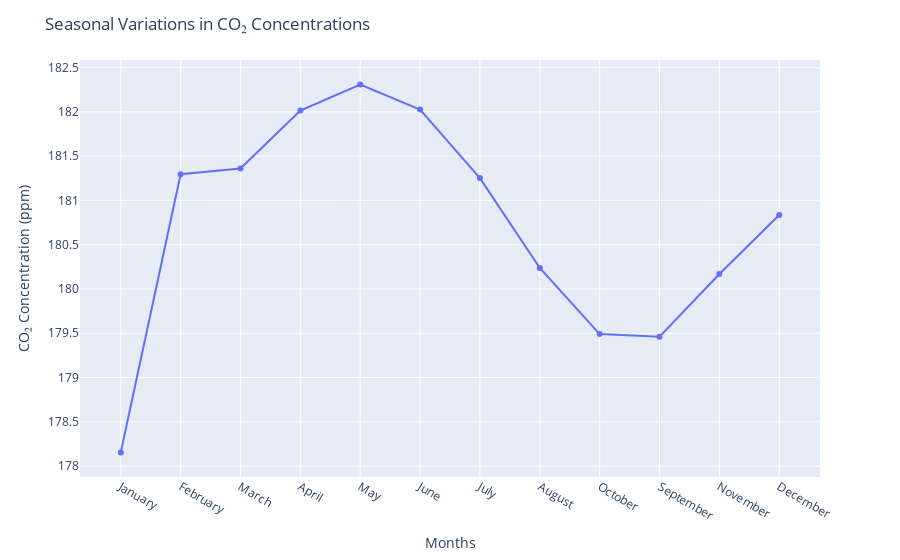

Here is the notebook cell this chart was saved with:
### Code cell
monthly_carbon=carbon.groupby(carbon['Date'].dt.month_name())['Value'].mean().reset_index()
monthtrend=['January','February','March','April','May','June','July','August','October','September','November','December']
monthly_carbon['Date']=pd.Categorical(values=monthly_carbon['Date'],categories=monthtrend,ordered=True)
monthly_carbon.sort_values(by='Date',inplace=True)
fig=px.line(data_frame=monthly_carbon,x='Date',y='Value',markers='.')
fig.update_layout(title='Seasonal Variations in CO₂ Concentrations',xaxis=dict(title='Months'),yaxis=dict(title='CO₂ Concentration (ppm)'))
fig.show()

### Figure 1 — Plotly figure (JSON) as saved in the notebook; plotly's stock layout.template omitted (floating-point values rounded to 4 significant figures)
{"data": [{"hovertemplate": "Date=%{x}<br>Value=%{y}<extra></extra>", "legendgroup": "", "line": {"color": "#636efa", "dash": "solid"}, "marker": {"symbol": "circle"}, "mode": "lines+markers", "name": "", "orientation": "v", "showlegend": false, "type": "scatter", "x": ["January", "February", "March", "April", "May", "June", "July", "August", "October", "September", "November", "December"], "xaxis": "x", "y": [178.2, 181.3, 181.4, 182.0, 182.3, 182.0, 181.3, 180.2, 179.5, 179.5, 180.2, 180.8], "yaxis": "y"}], "layout": {"legend": {"tracegroupgap": 0}, "margin": {"t": 60}, "title": {"text": "Seasonal Variations in CO₂ Concentrations"}, "xaxis": {"anchor": "y", "domain": [0, 1], "title": {"text": "Months"}}, "yaxis": {"anchor": "x", "domain": [0, 1], "title": {"text": "CO₂ Concentration (ppm)"}}}}
